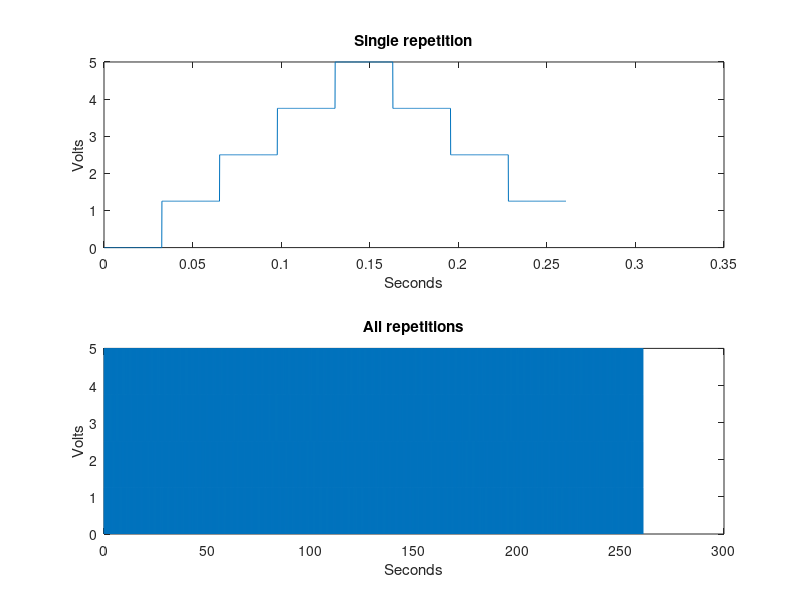

This figure's MATLAB source: (Note: this script raises an error after producing the figure.)
% Adam Packer 20150319

% User set parameters
Filename = 'C:/Lloyd/20150319/ETLStairCase_0Vto5V_5Steps_StepEvery32-6ms_100reps.dat'; % Filename of output file, extension .dat
BiDi = 1; % bidirectional staircase
MinVolt = 0; % min voltage to output
MaxVolt = 5; % max voltage to output
NumStairs = 5; % total number of stairs including top and bottom stairs
TimeOnStair = 0.016300*2; % seconds
SampleRate = 10000; % samples per second
StaircaseReps = 1000; % repetitions of entire staircase pattern

if BiDi % deal with nonbidi some other day...
    % Calculated parameters
    NumStairsBiDi = (2 * NumStairs) - 2;
    SamplesInOneStair = round(TimeOnStair * SampleRate);
    SamplesInOneStairCase = round(NumStairsBiDi * TimeOnStair * SampleRate);
    StepsBetweenStairs = NumStairs - 1;
    VoltIncrementBetweenStairs = (MaxVolt - MinVolt) / StepsBetweenStairs;
    
    % Build a single staircase
    SingleStaircaseVector = zeros(1,SamplesInOneStairCase);
    AllStepValues = [MinVolt:VoltIncrementBetweenStairs:MaxVolt...
        fliplr(MinVolt+VoltIncrementBetweenStairs:VoltIncrementBetweenStairs:MaxVolt-VoltIncrementBetweenStairs)];
    for i = 1:NumStairsBiDi
        StartIdx = (i-1)*SamplesInOneStair+1;
        StopIdx = i*SamplesInOneStair;
        DesiredValue = AllStepValues(i);
        SingleStaircaseVector(StartIdx:StopIdx) = DesiredValue;
    end
    
    % Replicate staircases for final output
    Output = repmat(SingleStaircaseVector,1,StaircaseReps);
    Output(end+1) = MinVolt;
    
    % Check durations
    SingleRepDurationSecs = length(SingleStaircaseVector)/SampleRate;
    TotalDurationSecs = length(Output)/SampleRate;
end

% Visualise
figure
subplot(2,1,1)
plot((1:length(SingleStaircaseVector))/SampleRate,SingleStaircaseVector)
title('Single repetition')
xlabel('Seconds')
ylabel('Volts')
subplot(2,1,2)
plot((1:length(Output))/SampleRate,Output)
title('All repetitions')
xlabel('Seconds')
ylabel('Volts')

% Save
fid = fopen([Filename],'w','l');
fwrite(fid,Output,'double');
fclose(fid);
